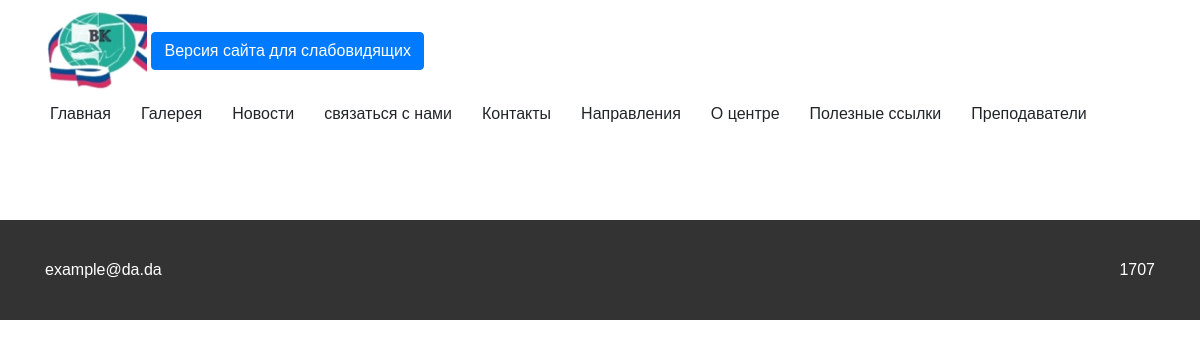
The page /news/ on the database as committed earlier.
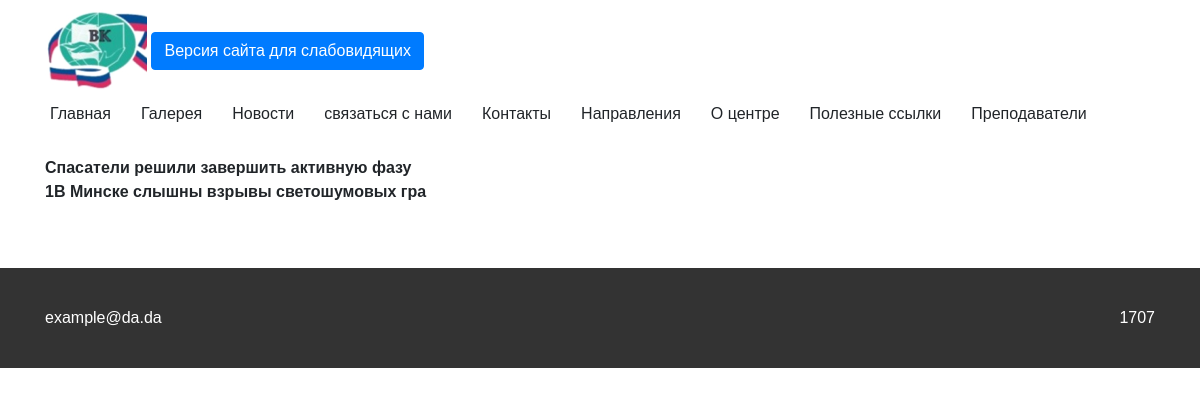
The same page on the database as committed later.
### main/models.py (models this page shows, shortened)
class InfoPages(models.Model):
    name = models.CharField('название страницы', max_length=40, unique=True)
    content = models.TextField('текст страницы')
    class Meta:
        verbose_name = "дополнительная страница"
        verbose_name_plural = "дополнительные страницы"

### news/models.py (models this page shows, shortened)
class Article(models.Model):
    title = models.CharField('название статьи', max_length=255, unique=True)
    image = models.ImageField('картинка, которая будет показываться в списке статей', upload_to='media/articles', blank=True)
    subtitle = models.CharField('подзаголовок статьи', max_length=340, blank=True)
    content = models.TextField('текст статьи')
    class Meta:
        verbose_name = "новость"
        verbose_name_plural = "новости"

### news/views.py (the view)
# urls.py: path("", views.NewsListView.as_view(), name='News'),
class NewsListView(ListView):
    model = Article
    queryset = Article.objects.all().order_by('id')
    paginate_by = 5
    template_name = 'news_list.html'

### main/context_processor.py (called while the page is built)
def extras(request):
    general = GeneralInfo.objects.get(id=1)
    info_pages = InfoPages.objects.values('name')
    return {'general': general, 'info_pages': info_pages}

### templates/news_list.html (shortened to what this page needs)
{% extends 'base.html' %}
{% block content %}
    <div class="container">
    {% for article in article_list %}
    <a class="article" href="/news/{{ article.id }}">
        <b style="display: block">{{ article.title|safe }}</b>
    </a>
    {% endfor %}
        <br>
    </div>
{% endblock content %}

### templates/include/header.html
{% load static %}
<header class="header" id="header">
        <div class="container">
            <div class="row align-items-center justify-content-lg-between">
                <div class="col-lg-auto">
                    <a href="/"><img src="{% static "img/VC_Logo 1.png" %}" alt="лого колледжа"  class="logo"></a>
                    <a href="#" class="bvi-open btn btn-primary" title="Версия сайта для слабовидящих">Версия сайта для слабовидящих</a>
                </div>
                <div class="col-lg-auto">
                    <nav class="">
                        <ul class="nav d-flex justify-content-center">
                            <li class="nav__item">
                                <a href="/">Главная</a>
                            </li>
                            <li class="nav__item">
                                <a href="{% url 'Gallery' %}">Галерея</a>
                            </li>
                            <li class="nav__item">
                                <a href="{% url 'News' %}">Новости</a>
                            </li>
                            <li class="nav__item">
                                <a href="{% url 'contact_form' %}">связаться с нами</a>
                            </li>
                            {% for i in info_pages %}
                            <li class="nav__item">
                                <a href="/info/{{ i.name }}">{{ i.name }}</a>
                            </li>
                            {% endfor %}
                        </ul>
                    </nav>
                </div>
            </div>
            </div>
    </header>

Rows that differ between the two databases and show on the page:
added Article: title "Спасатели решили завершить активную фазу"
added Article: title "1В Минске слышны взрывы светошумовых гра"
